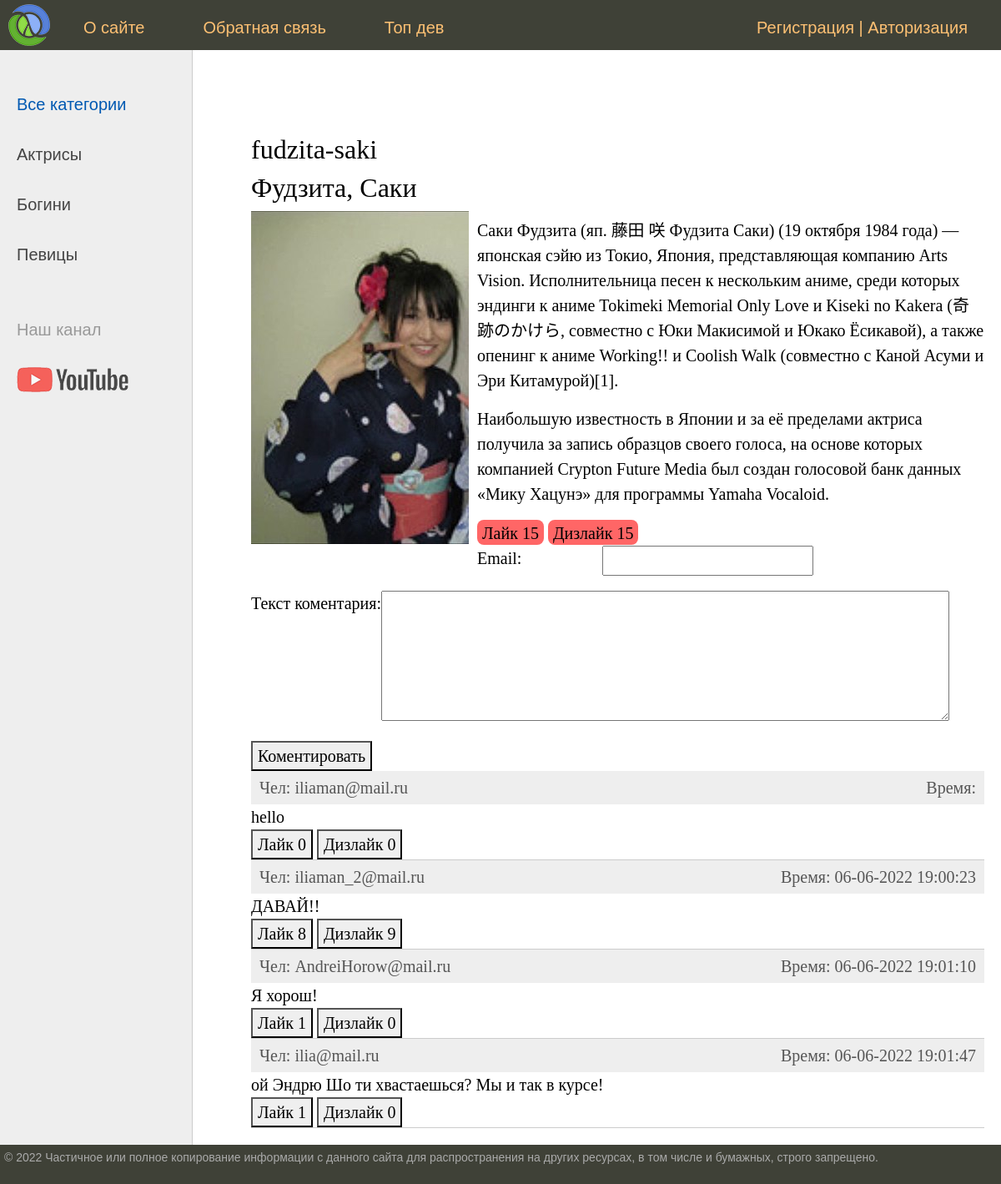
Page /post/fudzita-saki on the earlier database version.
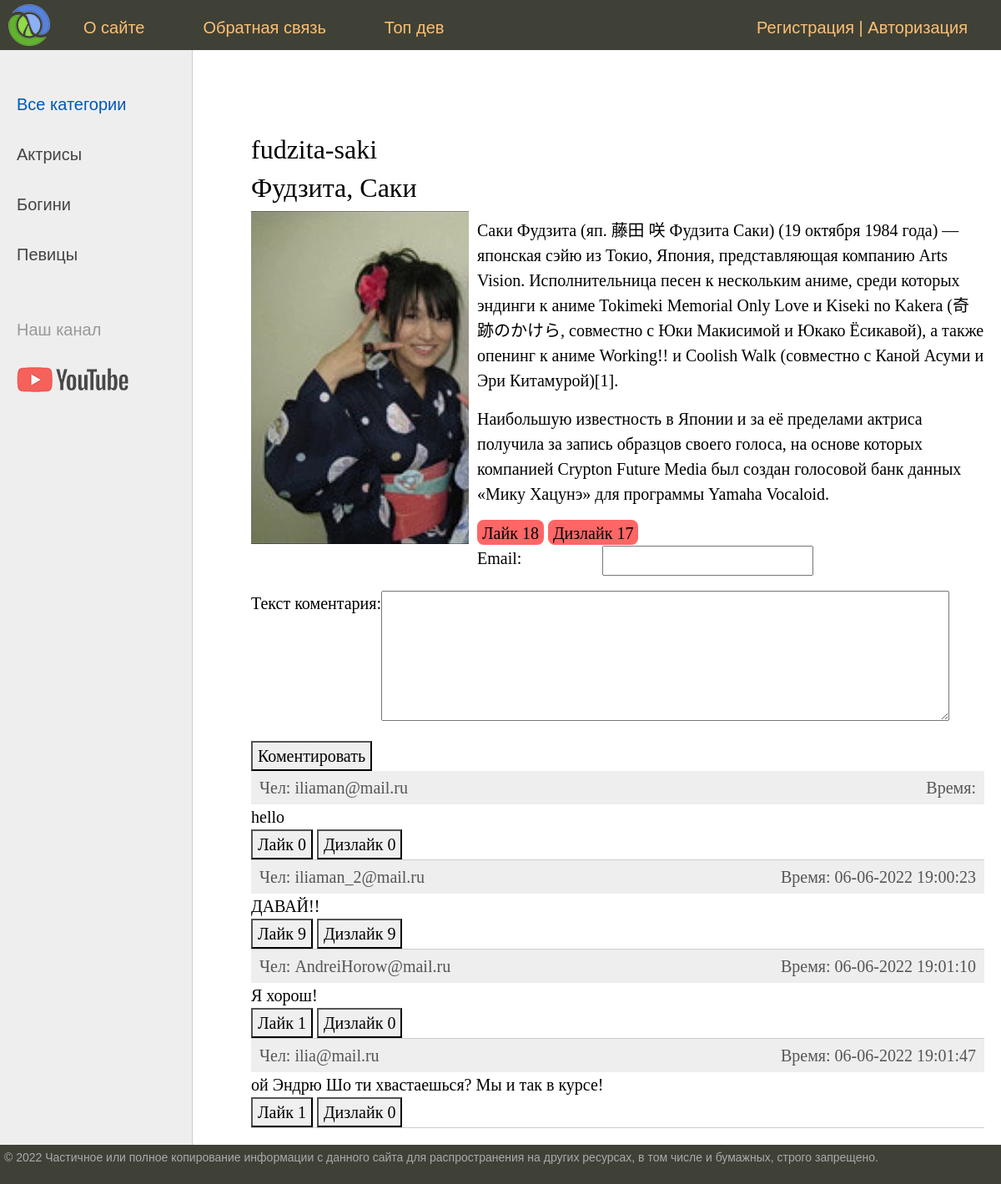
Same page on the later database version.
### women/models.py (models this page shows, shortened)
class Women(models.Model):
    title = models.CharField(max_length=255, verbose_name='Заголовок')
    slug = models.SlugField(max_length=255, unique=True, db_index=True, verbose_name='URL')
    content = models.TextField(blank=True, verbose_name='Текст статьи')
    photo = models.ImageField(upload_to="photos/%Y/%m/%d/", verbose_name='Фото')
    time_create = models.DateTimeField(auto_now_add=True, verbose_name='Время создания')
    time_update = models.DateTimeField(auto_now=True, verbose_name='Время изменения')
    like = models.IntegerField(default=0, verbose_name='Лайки')
    dislike = models.IntegerField(default=0, verbose_name='Дизлайки')
    is_published = models.BooleanField(default=True, verbose_name='Публикация')
    cat = models.ForeignKey('Category', on_delete=models.PROTECT, verbose_name='Категория')
    def __str__(self):
        return self.title
    class Meta:
        verbose_name = 'Известные женщины'
        verbose_name_plural = 'Известные женщины'
        ordering = ['time_create', 'title']

class Comment(models.Model):
    email = models.CharField(max_length=50, verbose_name='Email')
    content = models.TextField(blank=True, verbose_name='Текст коментария')
    time_create = models.DateTimeField(auto_now_add=True, verbose_name='Время публикации')
    like = models.IntegerField(default=0, verbose_name='Лайки')
    dislike = models.IntegerField(default=0, verbose_name='Дизлайки')
    post = models.ForeignKey('Women', on_delete=models.PROTECT, verbose_name='Пост')

### women/views.py (the view)
# urls.py: path('post/<slug:post_slug>', ShowPost.as_view(), name='post'),
class ShowPost(DataMixin, DetailView):
    model = Women
    template_name = 'women/post.html'
    slug_url_kwarg = 'post_slug'
    context_object_name = 'post'
    def get_context_data(self, *, object_list=None, **kwargs):
        context = super().get_context_data(**kwargs)
        context['form_comment'] = AddCommentForm
        post = context['post']
        c_def = self.get_user_context(title=context['post'], comments=Comment.objects.filter(post=post.pk))
        return dict(**context, **c_def)

### women/models.py (called while the page is built)
    def get_absolute_url(self):
        return reverse('category', kwargs={'cat_slug': self.slug})

### women/templatetags/women_tags.py (called while the page is built)
@register.inclusion_tag('usertags/list_categories.html')
def show_categories(sort=None, cat_selected=None):
    if not sort:
        cats = Category.objects.all()
    else:
        cats = Category.objects.order_by(sort)
    return {"cats": cats, "cat_selected": cat_selected}

### women/utils.py (called while the page is built)
    def get_user_context(self, **kwargs):
        context = kwargs
        user_menu = menu.copy()
        if not self.request.user.is_authenticated:
            user_menu.pop(1)
            context['login_form'] = LoginUserForm
        context['menu'] = user_menu
        if 'cat_selected' not in context:
            context['cat_selected'] = 0
        return context

### women/templates/women/post.html (shortened to what this page needs)
{% extends 'women/base.html' %}
{% load static %}
{% block content %}
    <h1>{{ post.slug }}</h1>
    <h1>{{ post.title }}</h1>
    {% if post.photo %}
        <p><img class="img-article-left" src="{{ post.photo.url }}"></p>
    {% endif %}
    {{ post.content|linebreaks }}
        <button class="like" id="like" name="like" value={{ post.like }} data-likes="10">Лайк {{ post.like }}</button>
        <button class="like" id="dislike" name="dislike" value={{ post.dislike }}>Дизлайк {{ post.dislike }}</button>
    <form action="" method="post">
        {% for f in form_comment %}
            <p><label class="form-label" for="{{ f.id_for_label }}">{{f.label}}: </label>{{ f }}</p>
        {% endfor %}
        <button type="submit" name="comment">Коментировать</button>
    </form>
    <ul class="list-comment">
        {% for coment in comments %}
            <li>
                <div class="comment-panel">
                    <p class="first">Чел: {{ coment.email }}</p>
                    <p class="last">Время: {{ coment.time_create|date:"d-m-Y H:i:s" }}</p>
                </div>
                {{ coment.content }}
                    <button class="comment_like" id="comment_like {{ coment.pk }}" name="comment_like {{ coment.pk }}" value={{ coment.pk }} data-likes={{ coment.like }}>Лайк {{ coment.like }}</button>
                    <button class="comment_dislike" id="comment_dislike {{ coment.pk }}" name="comment_dislike {{ coment.pk }}" value={{ coment.pk }} data-dislikes={{ coment.dislike }}>Дизлайк {{ coment.dislike }}</button>
            </li>
        {% endfor %}
    </ul>
{% endblock %}

Differences in the rows shown:
changed Women "fudzita-saki": like "15" → "18"; dislike "15" → "17"
changed Comment "iliaman_2@mail.ru": like "8" → "9"
